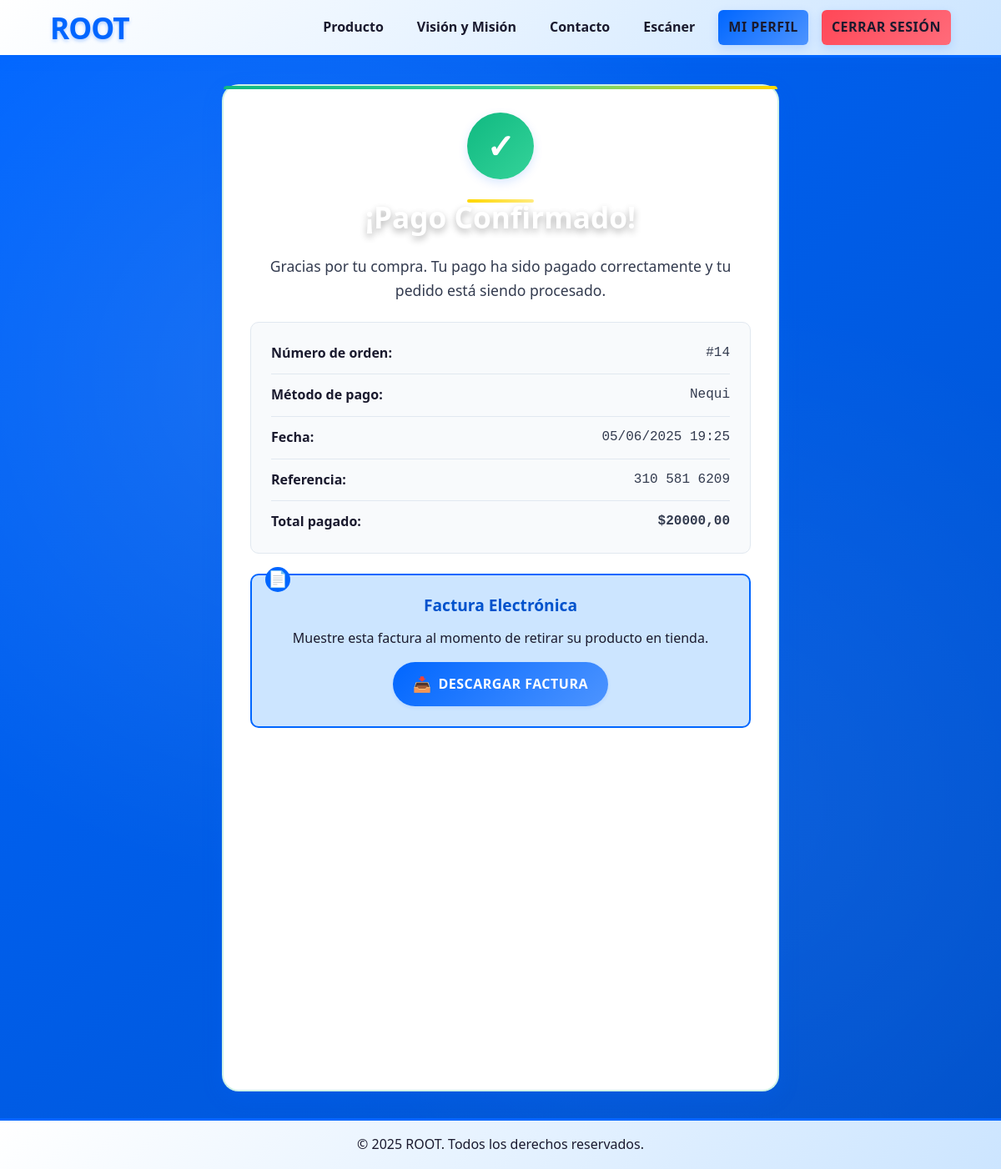
Page /pagos/confirmar/11/ (signed in) on the committed database.
### pagos/models.py (models this page shows, shortened)
class Pago(models.Model):
    ESTADO_CHOICES = (("pendiente", "Pendiente"),("pagado", "Pagado"),("cancelado", "Cancelado"))
    compra = models.OneToOneField(Compra,on_delete=models.CASCADE,related_name="pago")
    metodo_pago = models.ForeignKey(MetodoPago,on_delete=models.PROTECT,related_name="pagos")
    monto = models.DecimalField(max_digits=10, decimal_places=2)
    referencia = models.CharField(max_length=100, blank=True, default="")
    estado = models.CharField(max_length=20,choices=ESTADO_CHOICES,default="pendiente")
    fecha_creacion = models.DateTimeField(auto_now_add=True)
    fecha_actualizacion = models.DateTimeField(auto_now=True)

class Compra(models.Model):
    ESTADO_CHOICES = (("pendiente", "Pendiente"),("pagado", "Pagado"),("enviado", "Enviado"),("entregado", "Entregado"),("cancelado", "Cancelado"))
    usuario = models.ForeignKey(settings.AUTH_USER_MODEL,on_delete=models.CASCADE, related_name="compras")
    fecha_compra = models.DateTimeField(auto_now_add=True)
    estado = models.CharField(max_length=20,choices=ESTADO_CHOICES,default="pendiente")
    total = models.DecimalField(max_digits=10, decimal_places=2)
    direccion_entrega = models.TextField(blank=True, default="")
    codigo_seguimiento = models.CharField(max_length=50, blank=True, default="")

class MetodoPago(models.Model):
    TIPO_CHOICES = (("nequi", "Nequi"),("bancolombia", "Bancolombia"),("pse", "PSE"),("tarjeta", "Tarjeta de Crédito"),("movil", "Pago Móvil"),("transferencia", "Transferencia Bancaria"))
    nombre = models.CharField(max_length=100)
    tipo = models.CharField(max_length=20, choices=TIPO_CHOICES)
    activo = models.BooleanField(default=True)
    configuracion = models.JSONField(blank=True, null=True)

### pagos/views.py (the view)
# urls.py: path("confirmar/<int:pago_id>/", views.confirmar_pago, name="confirmar_pago"),
@login_required
def confirmar_pago(request: HttpRequest, pago_id: int) -> HttpResponse:
    pago = get_object_or_404(Pago, id=pago_id, compra__usuario=request.user)
    compra = pago.compra
    try:
        factura = compra.factura
    except Factura.DoesNotExist:
        factura = None
    return render(request, "pagos/confirmacionDePago.html", {"pago": pago,"compra": compra,"factura": factura})

### pagos/templates/pagos/confirmacionDePago.html (shortened to what this page needs)
{% extends "core/base.html" %}
{% load static %}
{% block extra_css %}
<link rel="stylesheet" href="{% static 'css/pagos.css' %}">
{% endblock %}
{% block content %}
<section id="confirmacion-pago" class="checkout-section">
    <div class="container">
        <div class="confirmacion-container">
            <div class="icono-confirmacion">✓</div>
            <h2 class="titulo-confirmacion">¡Pago Confirmado!</h2>
            <p class="mensaje-confirmacion">
                Gracias por tu compra. Tu pago ha sido {{ pago.get_estado_display|lower }} correctamente y tu pedido está siendo procesado.
            </p>
            <div class="detalles-pago">
                <div class="detalle-item">
                    <div class="detalle-label">Número de orden:</div>
                    <div class="detalle-valor">#{{ compra.id }}</div>
                </div>
                <div class="detalle-item">
                    <div class="detalle-label">Método de pago:</div>
                    <div class="detalle-valor">{{ pago.metodo_pago.nombre }}</div>
                </div>
                <div class="detalle-item">
                    <div class="detalle-label">Fecha:</div>
                    <div class="detalle-valor">{{ pago.fecha_actualizacion|date:"d/m/Y H:i" }}</div>
                </div>
                {% if pago.referencia %}
                <div class="detalle-item">
                    <div class="detalle-label">Referencia:</div>
                    <div class="detalle-valor">{{ pago.referencia }}</div>
                </div>
                {% endif %}
                <div class="detalle-item">
                    <div class="detalle-label">Total pagado:</div>
                    <div class="detalle-valor"><strong>${{ pago.monto|floatformat:2 }}</strong></div>
                </div>
            </div>
            {% if factura %}
            <div class="factura-container animate-on-scroll">
                <h3>Factura Electrónica</h3>
                <p>Muestre esta factura al momento de retirar su producto en tienda.</p>
                <a href="{% url 'facturas:descargar_factura' compra.id %}" class="btn-descargar-factura">
                    <span class="icon-download"></span> Descargar Factura
                </a>
            </div>
            {% endif %}
        </div>
    </div>
</section>
{% endblock %}

### core/static/core/css/style.css (style rules this page uses)
:root { --primary-color: #0066FF; --primary-light: #4D94FF; --primary-lighter: #CCE5FF; --primary-dark: #0052CC; --primary-darker: #003D99; --text-dark: #1a1a2e; --text-medium: #333b4f; --text-light: #fff; --bg-light: #f5f9ff; --bg-dark: #003D99; --shadow-sm: 0 2px 4px rgba(0, 102, 255, 0.15); --shadow-md: 0 4px 8px rgba(0, 102, 255, 0.2); --shadow-lg: 0 8px 16px rgba(0, 102, 255, 0.25); --radius-sm: 6px; --radius-md: 12px; --radius-lg: 18px; --radius-xl: 24px; --radius-full: 50px; --transition: all 0.3s ease; --spacing-xs: 8px; --spacing-sm: 16px; --spacing-md: 10px; --spacing-lg: 32px; --spacing-xl: 20px; }
body { font-family: 'Segoe UI', Tahoma, Geneva, Verdana, sans-serif; margin: 0; padding: 0; background-color: var(--bg-light); color: var(--text-dark); line-height: 1.6; display: flex; flex-direction: column; min-height: 100vh; }
h1, h2, h3, h4, h5, h6 { font-weight: 700; line-height: 1.2; margin: 0 0 var(--spacing-sm) 0; }

### rows in the picture
Pago: estado "pagado", metodo_pago.nombre "Nequi", fecha_actualizacion "05/06/2025 19:25", referencia "310 581 6209", monto "20000,00"
Compra: id "14"
